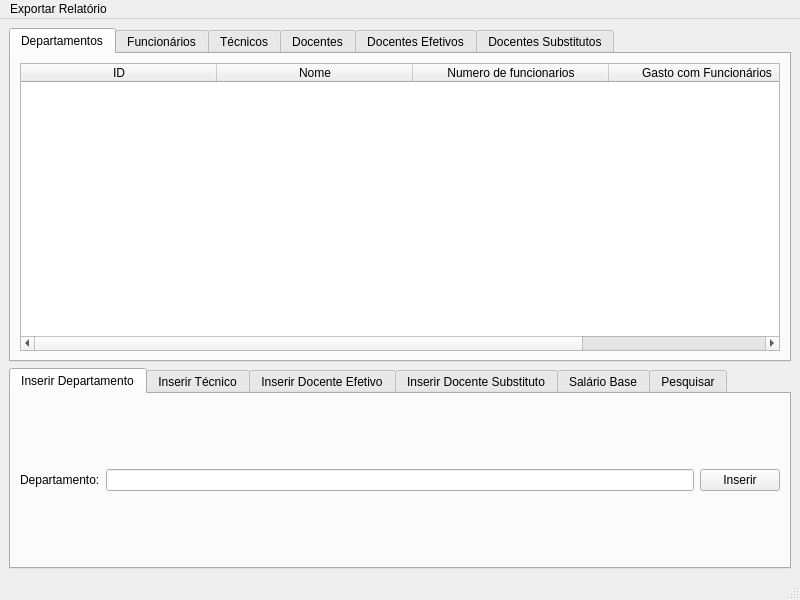
<?xml version="1.0" encoding="UTF-8"?>
<ui version="4.0">
 <class>MainWindow</class>
 <widget class="QMainWindow" name="MainWindow">
  <property name="geometry">
   <rect>
    <x>0</x>
    <y>0</y>
    <width>800</width>
    <height>600</height>
   </rect>
  </property>
  <property name="windowTitle">
   <string>Universidade</string>
  </property>
  <widget class="QWidget" name="centralwidget">
   <layout class="QVBoxLayout" name="verticalLayout">
    <item>
     <widget class="QTabWidget" name="table_display">
      <property name="sizePolicy">
       <sizepolicy hsizetype="Expanding" vsizetype="Expanding">
        <horstretch>0</horstretch>
        <verstretch>0</verstretch>
       </sizepolicy>
      </property>
      <property name="sizeIncrement">
       <size>
        <width>0</width>
        <height>0</height>
       </size>
      </property>
      <property name="currentIndex">
       <number>0</number>
      </property>
      <widget class="QWidget" name="departamentos">
       <attribute name="title">
        <string>Departamentos</string>
       </attribute>
       <layout class="QVBoxLayout" name="verticalLayout_7">
        <item>
         <widget class="QTableWidget" name="table_depart">
          <property name="sizePolicy">
           <sizepolicy hsizetype="Expanding" vsizetype="Expanding">
            <horstretch>0</horstretch>
            <verstretch>0</verstretch>
           </sizepolicy>
          </property>
          <attribute name="horizontalHeaderDefaultSectionSize">
           <number>196</number>
          </attribute>
          <column>
           <property name="text">
            <string>ID</string>
           </property>
          </column>
          <column>
           <property name="text">
            <string>Nome</string>
           </property>
          </column>
          <column>
           <property name="text">
            <string>Numero de funcionarios</string>
           </property>
          </column>
          <column>
           <property name="text">
            <string>Gasto com Funcionários</string>
           </property>
          </column>
         </widget>
        </item>
       </layout>
      </widget>
      <widget class="QWidget" name="funcionarios">
       <attribute name="title">
        <string>Funcionários</string>
       </attribute>
       <layout class="QVBoxLayout" name="verticalLayout_8">
        <item>
         <widget class="QTableWidget" name="table_func">
          <attribute name="horizontalHeaderDefaultSectionSize">
           <number>196</number>
          </attribute>
          <column>
           <property name="text">
            <string>ID</string>
           </property>
          </column>
          <column>
           <property name="text">
            <string>Nome</string>
           </property>
          </column>
          <column>
           <property name="text">
            <string>Salário</string>
           </property>
          </column>
          <column>
           <property name="text">
            <string>Nível</string>
           </property>
          </column>
          <column>
           <property name="text">
            <string>Departamento</string>
           </property>
          </column>
         </widget>
        </item>
       </layout>
      </widget>
      <widget class="QWidget" name="tecnicos">
       <attribute name="title">
        <string>Técnicos</string>
       </attribute>
       <layout class="QVBoxLayout" name="verticalLayout_9">
        <item>
         <widget class="QTableWidget" name="table_tecn">
          <attribute name="horizontalHeaderDefaultSectionSize">
           <number>196</number>
          </attribute>
          <column>
           <property name="text">
            <string>ID</string>
           </property>
          </column>
          <column>
           <property name="text">
            <string>Nome</string>
           </property>
          </column>
          <column>
           <property name="text">
            <string>Função</string>
           </property>
          </column>
          <column>
           <property name="text">
            <string>Salário</string>
           </property>
          </column>
          <column>
           <property name="text">
            <string>Nível</string>
           </property>
          </column>
          <column>
           <property name="text">
            <string>Departamento</string>
           </property>
          </column>
         </widget>
        </item>
       </layout>
      </widget>
      <widget class="QWidget" name="docentes">
       <attribute name="title">
        <string>Docentes</string>
       </attribute>
       <layout class="QVBoxLayout" name="verticalLayout_10">
        <item>
         <widget class="QTableWidget" name="table_doc">
          <attribute name="horizontalHeaderDefaultSectionSize">
           <number>196</number>
          </attribute>
          <column>
           <property name="text">
            <string>ID</string>
           </property>
          </column>
          <column>
           <property name="text">
            <string>Nome</string>
           </property>
          </column>
          <column>
           <property name="text">
            <string>Titulação</string>
           </property>
          </column>
          <column>
           <property name="text">
            <string>Salário</string>
           </property>
          </column>
          <column>
           <property name="text">
            <string>Nível</string>
           </property>
          </column>
          <column>
           <property name="text">
            <string>Departamento</string>
           </property>
          </column>
         </widget>
        </item>
       </layout>
      </widget>
      <widget class="QWidget" name="docentesefetivos">
       <attribute name="title">
        <string>Docentes Efetivos</string>
       </attribute>
       <layout class="QVBoxLayout" name="verticalLayout_11">
        <item>
         <widget class="QTableWidget" name="table_doc_ef">
          <attribute name="horizontalHeaderDefaultSectionSize">
           <number>196</number>
          </attribute>
          <column>
           <property name="text">
            <string>ID</string>
           </property>
          </column>
          <column>
           <property name="text">
            <string>Nome</string>
           </property>
          </column>
          <column>
           <property name="text">
            <string>Titulação</string>
           </property>
          </column>
          <column>
           <property name="text">
            <string>Área</string>
           </property>
          </column>
          <column>
           <property name="text">
            <string>Salário</string>
           </property>
          </column>
          <column>
           <property name="text">
            <string>Nível</string>
           </property>
          </column>
          <column>
           <property name="text">
            <string>Departamento</string>
           </property>
          </column>
         </widget>
        </item>
       </layout>
      </widget>
      <widget class="QWidget" name="docentessubstitutos">
       <attribute name="title">
        <string>Docentes Substitutos</string>
       </attribute>
       <layout class="QVBoxLayout" name="verticalLayout_12">
        <item>
         <widget class="QTableWidget" name="table_doc_sub">
          <attribute name="horizontalHeaderDefaultSectionSize">
           <number>196</number>
          </attribute>
          <column>
           <property name="text">
            <string>ID</string>
           </property>
          </column>
          <column>
           <property name="text">
            <string>Nome</string>
           </property>
          </column>
          <column>
           <property name="text">
            <string>Titulação</string>
           </property>
          </column>
          <column>
           <property name="text">
            <string>Carga Horária</string>
           </property>
          </column>
          <column>
           <property name="text">
            <string>Salário</string>
           </property>
          </column>
          <column>
           <property name="text">
            <string>Nível</string>
           </property>
          </column>
          <column>
           <property name="text">
            <string>Departamento</string>
           </property>
          </column>
         </widget>
        </item>
       </layout>
      </widget>
     </widget>
    </item>
    <item>
     <widget class="QTabWidget" name="table_insert">
      <property name="sizePolicy">
       <sizepolicy hsizetype="Expanding" vsizetype="Minimum">
        <horstretch>0</horstretch>
        <verstretch>0</verstretch>
       </sizepolicy>
      </property>
      <property name="currentIndex">
       <number>0</number>
      </property>
      <widget class="QWidget" name="inserirdepartamento">
       <attribute name="title">
        <string>Inserir Departamento</string>
       </attribute>
       <layout class="QGridLayout" name="gridLayout">
        <item row="0" column="0">
         <widget class="QLabel" name="label">
          <property name="text">
           <string>Departamento:</string>
          </property>
         </widget>
        </item>
        <item row="0" column="1">
         <widget class="QLineEdit" name="line_depart"/>
        </item>
        <item row="0" column="2">
         <widget class="QPushButton" name="insert_depart">
          <property name="text">
           <string>Inserir</string>
          </property>
         </widget>
        </item>
       </layout>
      </widget>
      <widget class="QWidget" name="inserirtecnico">
       <attribute name="title">
        <string>Inserir Técnico</string>
       </attribute>
       <layout class="QGridLayout" name="gridLayout_2">
        <item row="1" column="0">
         <widget class="QLabel" name="label_3">
          <property name="text">
           <string>Função:</string>
          </property>
         </widget>
        </item>
        <item row="0" column="0">
         <widget class="QLabel" name="label_2">
          <property name="text">
           <string>Nome:</string>
          </property>
         </widget>
        </item>
        <item row="1" column="2">
         <widget class="QComboBox" name="line_tecn_func">
          <item>
           <property name="text">
            <string>Assessor</string>
           </property>
          </item>
          <item>
           <property name="text">
            <string>Laboratório</string>
           </property>
          </item>
          <item>
           <property name="text">
            <string>Secretário</string>
           </property>
          </item>
         </widget>
        </item>
        <item row="0" column="2">
         <widget class="QLineEdit" name="line_tecn_name"/>
        </item>
        <item row="3" column="0">
         <widget class="QLabel" name="label_6">
          <property name="text">
           <string>Departamento:</string>
          </property>
         </widget>
        </item>
        <item row="2" column="0">
         <widget class="QLabel" name="label_5">
          <property name="text">
           <string>Nível:</string>
          </property>
         </widget>
        </item>
        <item row="2" column="2">
         <widget class="QSpinBox" name="line_tecn_nivel"/>
        </item>
        <item row="0" column="3" rowspan="4">
         <widget class="QPushButton" name="insert_tecn">
          <property name="sizePolicy">
           <sizepolicy hsizetype="Minimum" vsizetype="Ignored">
            <horstretch>0</horstretch>
            <verstretch>0</verstretch>
           </sizepolicy>
          </property>
          <property name="text">
           <string>Inserir</string>
          </property>
         </widget>
        </item>
        <item row="3" column="2">
         <widget class="QComboBox" name="line_tecn_depart"/>
        </item>
       </layout>
      </widget>
      <widget class="QWidget" name="inserirdocefetivo">
       <attribute name="title">
        <string>Inserir Docente Efetivo</string>
       </attribute>
       <layout class="QGridLayout" name="gridLayout_3">
        <item row="4" column="0">
         <widget class="QLabel" name="label_11">
          <property name="text">
           <string>Titulação:</string>
          </property>
         </widget>
        </item>
        <item row="5" column="1">
         <widget class="QComboBox" name="line_doc_ef_area">
          <item>
           <property name="text">
            <string>Exatas</string>
           </property>
          </item>
          <item>
           <property name="text">
            <string>Humanas</string>
           </property>
          </item>
          <item>
           <property name="text">
            <string>Biológicas</string>
           </property>
          </item>
          <item>
           <property name="text">
            <string>Saúde</string>
           </property>
          </item>
         </widget>
        </item>
        <item row="5" column="0">
         <widget class="QLabel" name="label_17">
          <property name="text">
           <string>Área:</string>
          </property>
         </widget>
        </item>
        <item row="4" column="1">
         <widget class="QComboBox" name="line_doc_ef_titulo">
          <item>
           <property name="text">
            <string>Graduação</string>
           </property>
          </item>
          <item>
           <property name="text">
            <string>Mestrado</string>
           </property>
          </item>
          <item>
           <property name="text">
            <string>Doutorado</string>
           </property>
          </item>
          <item>
           <property name="text">
            <string>Livre-Docente</string>
           </property>
          </item>
          <item>
           <property name="text">
            <string>Titular</string>
           </property>
          </item>
         </widget>
        </item>
        <item row="2" column="1">
         <widget class="QSpinBox" name="line_doc_ef_nivel"/>
        </item>
        <item row="2" column="0">
         <widget class="QLabel" name="label_8">
          <property name="text">
           <string>Nível:</string>
          </property>
         </widget>
        </item>
        <item row="0" column="0">
         <widget class="QLabel" name="label_9">
          <property name="text">
           <string>Nome:</string>
          </property>
         </widget>
        </item>
        <item row="0" column="1">
         <widget class="QLineEdit" name="line_doc_ef_nome"/>
        </item>
        <item row="0" column="2" rowspan="8">
         <widget class="QPushButton" name="insert_doc_ef">
          <property name="sizePolicy">
           <sizepolicy hsizetype="Minimum" vsizetype="Ignored">
            <horstretch>0</horstretch>
            <verstretch>0</verstretch>
           </sizepolicy>
          </property>
          <property name="text">
           <string>Inserir</string>
          </property>
         </widget>
        </item>
        <item row="3" column="1">
         <widget class="QComboBox" name="line_doc_ef_depart"/>
        </item>
        <item row="3" column="0">
         <widget class="QLabel" name="label_10">
          <property name="text">
           <string>Departamento:</string>
          </property>
         </widget>
        </item>
       </layout>
      </widget>
      <widget class="QWidget" name="inserirdocsubstituto">
       <attribute name="title">
        <string>Inserir Docente Substituto</string>
       </attribute>
       <layout class="QGridLayout" name="gridLayout_4">
        <item row="2" column="0">
         <widget class="QLabel" name="label_13">
          <property name="text">
           <string>Nível:</string>
          </property>
         </widget>
        </item>
        <item row="4" column="2">
         <widget class="QComboBox" name="line_doc_sub_titulo">
          <item>
           <property name="text">
            <string>Graduação</string>
           </property>
          </item>
          <item>
           <property name="text">
            <string>Mestrado</string>
           </property>
          </item>
          <item>
           <property name="text">
            <string>Doutorado</string>
           </property>
          </item>
          <item>
           <property name="text">
            <string>Livre-Docente</string>
           </property>
          </item>
          <item>
           <property name="text">
            <string>Titular</string>
           </property>
          </item>
         </widget>
        </item>
        <item row="0" column="3" rowspan="8">
         <widget class="QPushButton" name="insert_doc_sub">
          <property name="sizePolicy">
           <sizepolicy hsizetype="Minimum" vsizetype="Ignored">
            <horstretch>0</horstretch>
            <verstretch>0</verstretch>
           </sizepolicy>
          </property>
          <property name="text">
           <string>Inserir</string>
          </property>
         </widget>
        </item>
        <item row="0" column="0">
         <widget class="QLabel" name="label_14">
          <property name="text">
           <string>Nome:</string>
          </property>
         </widget>
        </item>
        <item row="0" column="2">
         <widget class="QLineEdit" name="line_doc_sub_nome"/>
        </item>
        <item row="5" column="2">
         <widget class="QComboBox" name="line_doc_sub_carga">
          <item>
           <property name="text">
            <string>12 horas</string>
           </property>
          </item>
          <item>
           <property name="text">
            <string>24 horas</string>
           </property>
          </item>
         </widget>
        </item>
        <item row="5" column="0">
         <widget class="QLabel" name="label_16">
          <property name="text">
           <string>Carga Horária:</string>
          </property>
         </widget>
        </item>
        <item row="4" column="0">
         <widget class="QLabel" name="label_12">
          <property name="text">
           <string>Titulação:</string>
          </property>
         </widget>
        </item>
        <item row="2" column="2">
         <widget class="QSpinBox" name="line_doc_sub_nivel"/>
        </item>
        <item row="3" column="0">
         <widget class="QLabel" name="label_15">
          <property name="text">
           <string>Departamento:</string>
          </property>
         </widget>
        </item>
        <item row="3" column="2">
         <widget class="QComboBox" name="line_doc_sub_depart"/>
        </item>
       </layout>
      </widget>
      <widget class="QWidget" name="tab">
       <attribute name="title">
        <string>Salário Base</string>
       </attribute>
       <layout class="QGridLayout" name="gridLayout_5">
        <item row="1" column="0">
         <widget class="QLabel" name="label_7">
          <property name="sizePolicy">
           <sizepolicy hsizetype="Maximum" vsizetype="Preferred">
            <horstretch>0</horstretch>
            <verstretch>0</verstretch>
           </sizepolicy>
          </property>
          <property name="text">
           <string>Atualizar salário base:</string>
          </property>
         </widget>
        </item>
        <item row="0" column="0">
         <widget class="QLabel" name="label_4">
          <property name="sizePolicy">
           <sizepolicy hsizetype="Maximum" vsizetype="Preferred">
            <horstretch>0</horstretch>
            <verstretch>0</verstretch>
           </sizepolicy>
          </property>
          <property name="text">
           <string>Salário base atual:</string>
          </property>
         </widget>
        </item>
        <item row="0" column="1">
         <widget class="QDoubleSpinBox" name="line_salario_base">
          <property name="sizePolicy">
           <sizepolicy hsizetype="Minimum" vsizetype="Fixed">
            <horstretch>0</horstretch>
            <verstretch>0</verstretch>
           </sizepolicy>
          </property>
          <property name="readOnly">
           <bool>true</bool>
          </property>
         </widget>
        </item>
        <item row="1" column="1">
         <widget class="QDoubleSpinBox" name="line_atualizar_salario">
          <property name="sizePolicy">
           <sizepolicy hsizetype="Minimum" vsizetype="Fixed">
            <horstretch>0</horstretch>
            <verstretch>0</verstretch>
           </sizepolicy>
          </property>
         </widget>
        </item>
        <item row="0" column="2" rowspan="2">
         <widget class="QPushButton" name="pushButton">
          <property name="sizePolicy">
           <sizepolicy hsizetype="Maximum" vsizetype="Ignored">
            <horstretch>0</horstretch>
            <verstretch>0</verstretch>
           </sizepolicy>
          </property>
          <property name="text">
           <string>Atualizar</string>
          </property>
         </widget>
        </item>
       </layout>
      </widget>
      <widget class="QWidget" name="tab_2">
       <attribute name="title">
        <string>Pesquisar</string>
       </attribute>
       <layout class="QGridLayout" name="gridLayout_6">
        <item row="0" column="0">
         <widget class="QLabel" name="label_18">
          <property name="sizePolicy">
           <sizepolicy hsizetype="Maximum" vsizetype="Preferred">
            <horstretch>0</horstretch>
            <verstretch>0</verstretch>
           </sizepolicy>
          </property>
          <property name="text">
           <string>Nome ou ID</string>
          </property>
         </widget>
        </item>
        <item row="1" column="0">
         <widget class="QLabel" name="label_19">
          <property name="text">
           <string>Pesquisar por:</string>
          </property>
         </widget>
        </item>
        <item row="2" column="0">
         <widget class="QLabel" name="label_21">
          <property name="text">
           <string>Pesquisa:</string>
          </property>
         </widget>
        </item>
        <item row="3" column="0">
         <widget class="QLabel" name="label_20">
          <property name="text">
           <string>Por Salário:</string>
          </property>
         </widget>
        </item>
        <item row="3" column="1">
         <widget class="QDoubleSpinBox" name="pesq_min_salario"/>
        </item>
        <item row="3" column="2">
         <widget class="QDoubleSpinBox" name="pesq_max_salario"/>
        </item>
        <item row="3" column="3">
         <widget class="QPushButton" name="pesquisa_salario">
          <property name="text">
           <string>Pesquisar</string>
          </property>
         </widget>
        </item>
        <item row="0" column="1" colspan="2">
         <widget class="QComboBox" name="line_pesq_nome_id">
          <property name="sizePolicy">
           <sizepolicy hsizetype="Ignored" vsizetype="Fixed">
            <horstretch>0</horstretch>
            <verstretch>0</verstretch>
           </sizepolicy>
          </property>
          <item>
           <property name="text">
            <string>Nome</string>
           </property>
          </item>
          <item>
           <property name="text">
            <string>ID</string>
           </property>
          </item>
         </widget>
        </item>
        <item row="1" column="1" colspan="2">
         <widget class="QComboBox" name="line_pesq_tipo">
          <property name="sizePolicy">
           <sizepolicy hsizetype="Ignored" vsizetype="Fixed">
            <horstretch>0</horstretch>
            <verstretch>0</verstretch>
           </sizepolicy>
          </property>
          <item>
           <property name="text">
            <string>Departamento</string>
           </property>
          </item>
          <item>
           <property name="text">
            <string>Funcionário</string>
           </property>
          </item>
         </widget>
        </item>
        <item row="2" column="1" colspan="2">
         <widget class="QLineEdit" name="line_pesquisar">
          <property name="sizePolicy">
           <sizepolicy hsizetype="Ignored" vsizetype="Fixed">
            <horstretch>0</horstretch>
            <verstretch>0</verstretch>
           </sizepolicy>
          </property>
         </widget>
        </item>
        <item row="0" column="3" rowspan="3">
         <widget class="QPushButton" name="button_pesquisar">
          <property name="sizePolicy">
           <sizepolicy hsizetype="Maximum" vsizetype="Ignored">
            <horstretch>0</horstretch>
            <verstretch>0</verstretch>
           </sizepolicy>
          </property>
          <property name="text">
           <string>Pesquisar</string>
          </property>
         </widget>
        </item>
       </layout>
      </widget>
     </widget>
    </item>
   </layout>
  </widget>
  <widget class="QMenuBar" name="menubar">
   <property name="geometry">
    <rect>
     <x>0</x>
     <y>0</y>
     <width>800</width>
     <height>30</height>
    </rect>
   </property>
   <widget class="QMenu" name="menuExportar_Relatorio">
    <property name="title">
     <string>Exportar Relatório</string>
    </property>
    <addaction name="actionRelatorio_Geral"/>
    <addaction name="actionRelatorio_dos_Departamentos"/>
    <addaction name="actionRelatorio_dos_Funcion_rios"/>
    <addaction name="actionRelatorio_dos_T_cnicos"/>
    <addaction name="actionRelatorio_dos_Docentes"/>
    <addaction name="actionRelatorio_dos_Docentes_Efetivos"/>
    <addaction name="actionRelatorio_dos_Docentes_Substitutos"/>
   </widget>
   <addaction name="menuExportar_Relatorio"/>
  </widget>
  <widget class="QStatusBar" name="statusbar"/>
  <action name="actionRelatorio_Geral">
   <property name="text">
    <string>Relatório Geral</string>
   </property>
  </action>
  <action name="actionRelatorio_dos_Departamentos">
   <property name="text">
    <string>Relatório dos Departamentos</string>
   </property>
  </action>
  <action name="actionRelatorio_dos_Funcion_rios">
   <property name="text">
    <string>Relatório dos Funcionários</string>
   </property>
  </action>
  <action name="actionRelatorio_dos_T_cnicos">
   <property name="text">
    <string>Relatório dos Técnicos</string>
   </property>
  </action>
  <action name="actionRelatorio_dos_Docentes">
   <property name="text">
    <string>Relatório dos Docentes</string>
   </property>
  </action>
  <action name="actionRelatorio_dos_Docentes_Efetivos">
   <property name="text">
    <string>Relatório dos Docentes Efetivos</string>
   </property>
  </action>
  <action name="actionRelatorio_dos_Docentes_Substitutos">
   <property name="text">
    <string>Relatório dos Docentes Substitutos</string>
   </property>
  </action>
 </widget>
 <tabstops>
  <tabstop>table_display</tabstop>
  <tabstop>table_depart</tabstop>
  <tabstop>table_func</tabstop>
  <tabstop>table_tecn</tabstop>
  <tabstop>table_doc</tabstop>
  <tabstop>table_doc_ef</tabstop>
  <tabstop>table_doc_sub</tabstop>
  <tabstop>table_insert</tabstop>
  <tabstop>line_depart</tabstop>
  <tabstop>insert_depart</tabstop>
  <tabstop>line_tecn_name</tabstop>
  <tabstop>line_tecn_func</tabstop>
  <tabstop>line_tecn_nivel</tabstop>
  <tabstop>line_tecn_depart</tabstop>
  <tabstop>insert_tecn</tabstop>
  <tabstop>line_doc_ef_nome</tabstop>
  <tabstop>line_doc_ef_nivel</tabstop>
  <tabstop>line_doc_ef_depart</tabstop>
  <tabstop>line_doc_ef_titulo</tabstop>
  <tabstop>line_doc_ef_area</tabstop>
  <tabstop>insert_doc_ef</tabstop>
  <tabstop>line_doc_sub_nome</tabstop>
  <tabstop>line_doc_sub_nivel</tabstop>
  <tabstop>line_doc_sub_depart</tabstop>
  <tabstop>line_doc_sub_titulo</tabstop>
  <tabstop>line_doc_sub_carga</tabstop>
  <tabstop>insert_doc_sub</tabstop>
  <tabstop>line_salario_base</tabstop>
  <tabstop>line_atualizar_salario</tabstop>
  <tabstop>pushButton</tabstop>
  <tabstop>line_pesq_nome_id</tabstop>
  <tabstop>line_pesq_tipo</tabstop>
  <tabstop>line_pesquisar</tabstop>
  <tabstop>button_pesquisar</tabstop>
  <tabstop>pesq_min_salario</tabstop>
  <tabstop>pesq_max_salario</tabstop>
  <tabstop>pesquisa_salario</tabstop>
 </tabstops>
 <resources/>
 <connections/>
</ui>
